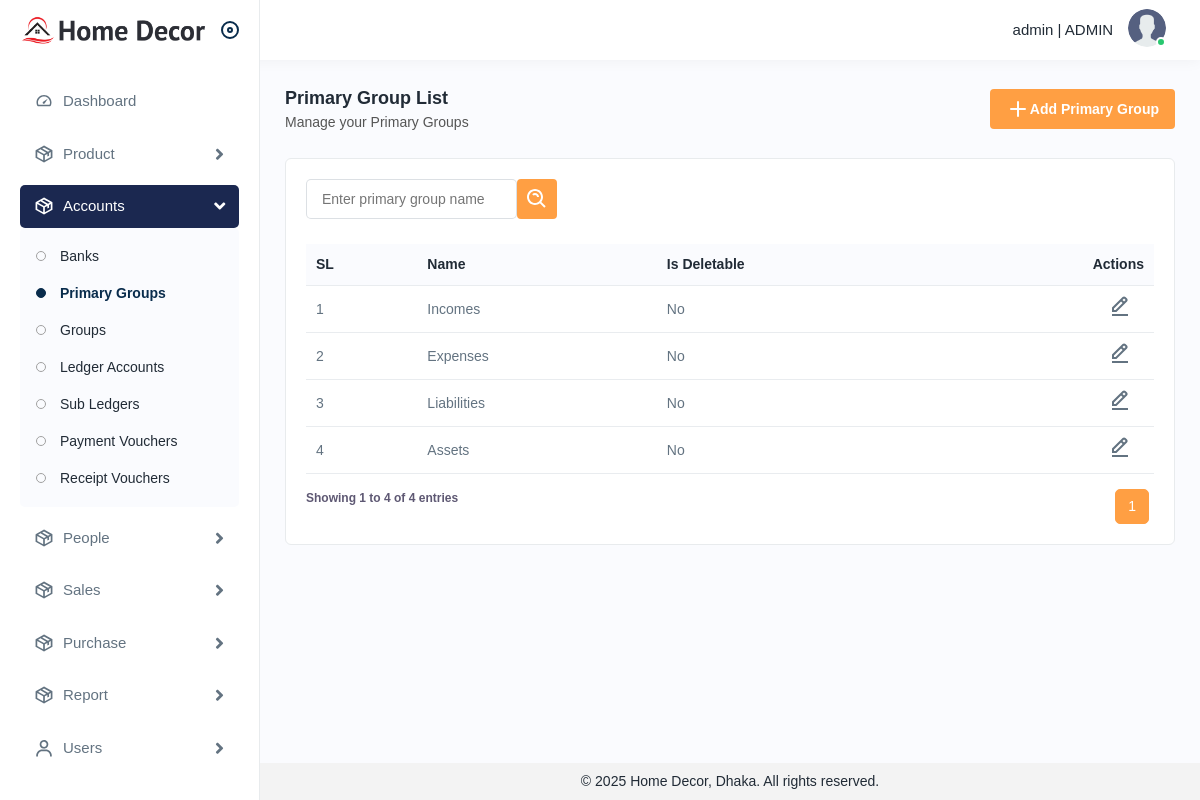
/accounts/primarygroups/ (signed in), run on an earlier commit of the app's database.
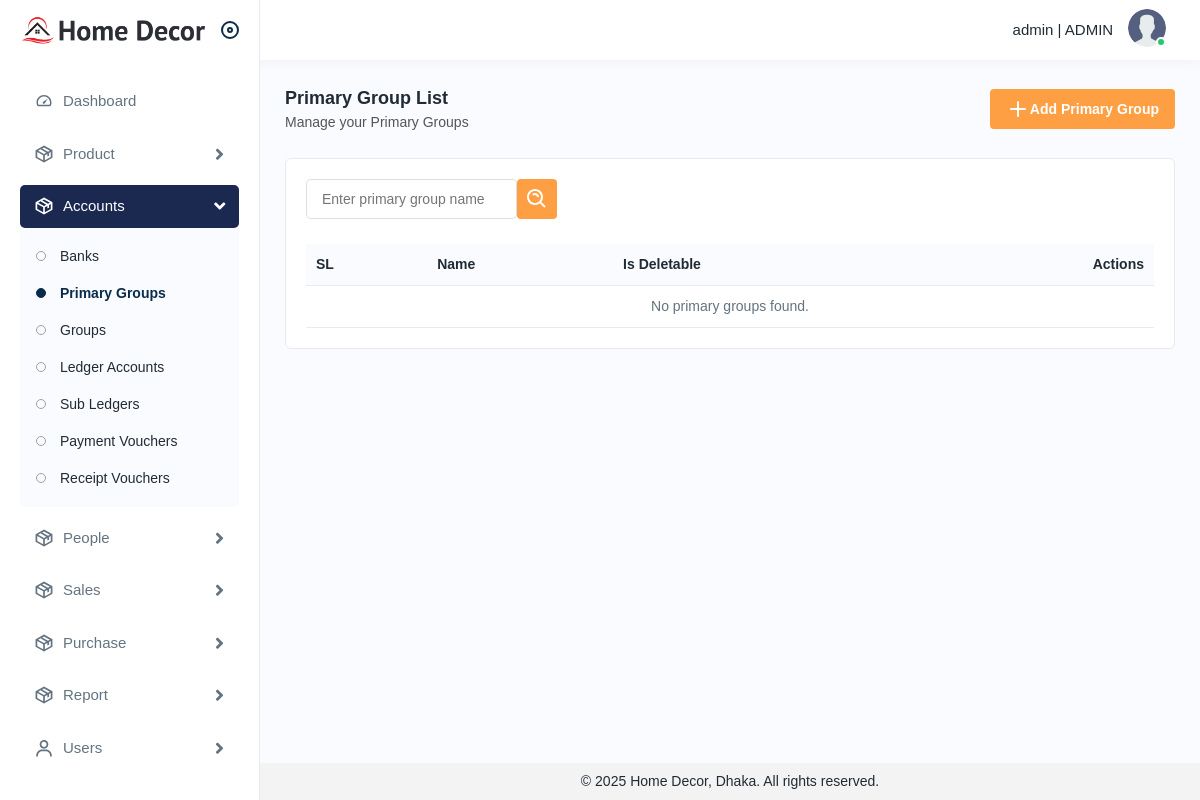
And on a later commit of the database.
### accounts/models.py (models this page shows, shortened)
class PrimaryGroup(BaseModel):
    name = models.CharField(max_length=100)
    is_deletable = models.BooleanField(default=False)
    unique_fields = ['name']
    class Meta:
        verbose_name_plural = 'PrimaryGroups'
        ordering = ['-id',]

### accounts/views/primarygroup.py (the view)
class PrimaryGroupListView(LoginRequiredMixin, ListView):
    model = PrimaryGroup
    template_name = 'primarygroup/list.html'
    context_object_name = 'primarygroup_list'
    def get_queryset(self):
        queryset = super().get_queryset()
        search = self.request.GET.get('search_input', '').strip()
        if search:
            queryset = queryset.filter(name__icontains=search)
        return queryset
    def get_context_data(self, **kwargs):
        context = super().get_context_data(**kwargs)
        queryset = context.get('primarygroup_list')
        paginator = Paginator(queryset, 50)
        page_number = self.request.GET.get('page')
        page_obj = paginator.get_page(page_number)
        context['primarygroup_list'] = page_obj
        context['filter_search_input'] = self.request.GET.get('search_input', '')
        return context
    def render_to_response(self, context, **response_kwargs):
        if self.request.headers.get('x-requested-with') == 'XMLHttpRequest':
            html = render_to_string('primarygroup/_table_fragment.html', context=context, request=self.request)
            return JsonResponse({'html': html})
        return super().render_to_response(context, **response_kwargs)

### utils/base_model.py (called while the page is built)
    def get_queryset(self):
        return SoftDeletionQuerySet(self.model, using=self._db).filter(
            deleted_at__isnull=True
        )

### accounts/templates/primarygroup/list.html (shortened to what this page needs)
{% extends 'base.html' %}
{% load static %}
{% block base %}
<div class="page-wrapper">
    <div class="content">
        <div class="page-header">
            <div class="page-title">
                <h4>Primary Group List</h4>
                <h6>Manage your Primary Groups</h6>
            </div>
            <div class="page-btn">
                <a href="{% url 'primarygroup_create' %}" class="btn btn-added">
                    <img src="{% static 'img/icons/plus.svg' %}" alt="img"> Add Primary Group
                </a>
            </div>
        </div>
        <div class="card">
            <div class="card-body">
                <form id="filterForm" method="get" action="{% url 'primarygroup_list' %}">
                    <div class="table-top">
                        <div class="search-set">
                            <div class="form-group mb-0">
                                <input type="text" name="search_input" placeholder="Enter primary group name" value="{{ filter_search_input }}">
                            </div>
                            <div class="col-lg-2 col-sm-6 col-12 pl-3">
                                <div class="form-group mb-0">
                                    <button type="submit" class="btn btn-filters"><img src="{% static 'img/icons/search-whites.svg' %}" alt="img"></button>
                                </div>
                            </div>
                        </div>
                    </div>
                </form>
                {% include 'primarygroup/_table_fragment.html' %}
            </div>
        </div>
    </div>
</div>
{% endblock base %}

### accounts/templates/primarygroup/_table_fragment.html (shortened to what this page needs)
{% load static %}
<div id="primarygroup-list">
    <div class="table-responsive">
        <table class="table">
            <thead>
                <tr>
                    <th>SL</th>
                    <th>Name</th>
                    <th>Is Deletable</th>
                    <th class="text-end">Actions</th>
                </tr>
            </thead>
            <tbody>
                {% for primarygroup in primarygroup_list %}
                    <tr>
                        <td>{{ primarygroup_list.start_index|add:forloop.counter0 }}</td>
                        <td>{{ primarygroup.name }}</td>
                        <td>{% if primarygroup.is_deletable %}Yes{% else %}No{% endif %}</td>
                        <td class="text-end">
                            <a class="me-3" href="{% url 'primarygroup_update' primarygroup.id %}">
                                    <img src="{% static 'img/icons/edit.svg' %}" alt="img">
                                </a>
                            </td>
                    </tr>
                {% empty %}
                    <tr><td colspan="4" class="text-center">No primary groups found.</td></tr>
                {% endfor %}
            </tbody>
        </table>
    </div>
    {% if primarygroup_list %}
    <div class="pagination-container d-flex justify-content-between">
        <div class="pagination table-info">
            <p>Showing {{ primarygroup_list.start_index }} to {{ primarygroup_list.end_index }} of {{ primarygroup_list.paginator.count }} entries</p>
        </div>
        <nav aria-label="Page navigation">
            <ul class="pagination">
                {% for num in primarygroup_list.paginator.page_range %}
                    {% if num >= primarygroup_list.number|add:-1 and num <= primarygroup_list.number|add:1 %}
                        <li class="page-item {% if primarygroup_list.number == num %}active{% endif %}">
                            <a class="page-link" href="?page={{ num }}" data-page="{{ num }}">{{ num }}</a>
                        </li>
                    {% endif %}
                {% endfor %}
            </ul>
        </nav>
    </div>
    {% endif %}
</div>

What changed in the data, as far as the page shows it:
removed PrimaryGroup: start_index|add "1", name "Incomes", is_deletable "No"
removed PrimaryGroup: start_index|add "2", name "Expenses", is_deletable "No"
removed PrimaryGroup: start_index|add "3", name "Liabilities", is_deletable "No"
removed PrimaryGroup: start_index|add "4", name "Assets", is_deletable "No"
Also different on the page:
{{ primarygroup_list.start_index }}: "1" → (not shown)
{{ primarygroup_list.end_index }}: "4" → (not shown)
{{ primarygroup_list.paginator.count }}: "4" → (not shown)
text no longer shown: "Showing to of entries"
text now shown: "No primary groups found."
list line gone: "1"
